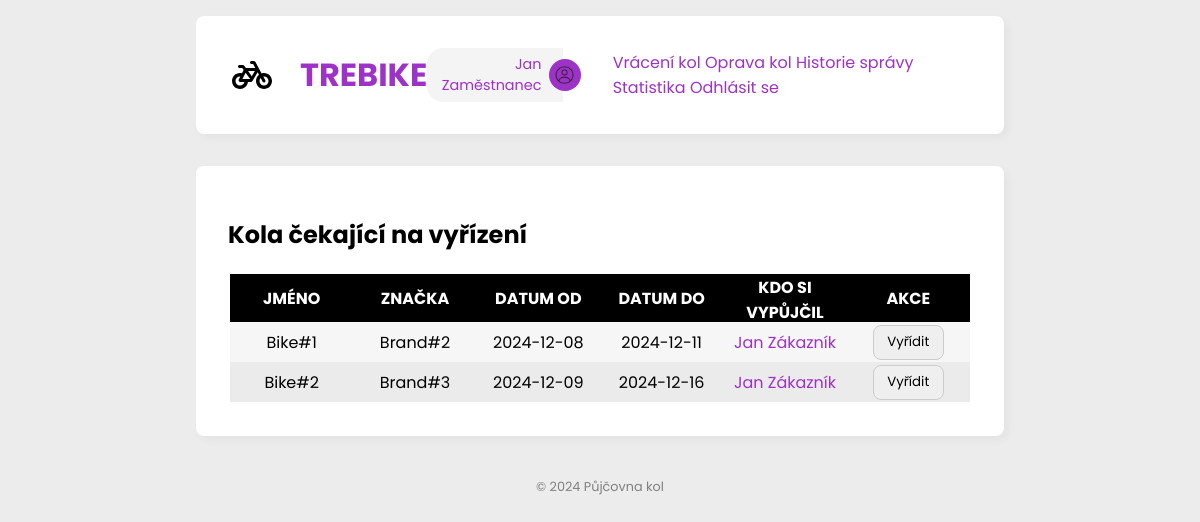
Before: /list_manage_bike (signed in) with the older database file.
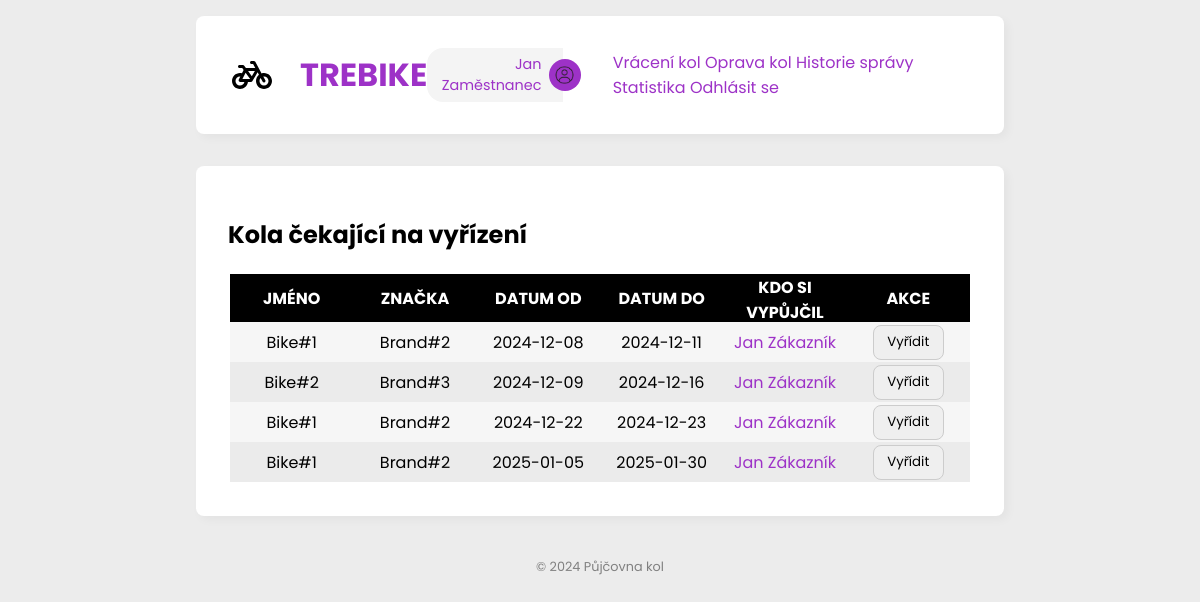
After: the same page with the newer database file.
### tables this page shows
CREATE TABLE bike_events (
    id INTEGER PRIMARY KEY AUTOINCREMENT,
    user_id INTEGER NOT NULL,
    bike_id INTEGER NOT NULL,
    type INTEGER NOT NULL,
    date_from DATETIME NOT NULL,
    date_to DATETIME NOT NULL,
    total_price INTEGER NOT NULL,
    payment_method INTEGER NOT NULL, -- Platba na místě: 1 | Platba kartou online: 2
    status INTEGER,
    description VARCHAR,
    FOREIGN KEY (user_id) REFERENCES users(id),
    FOREIGN KEY (bike_id) REFERENCES bikes(id)
);

CREATE TABLE bikes (
    id INTEGER PRIMARY KEY AUTOINCREMENT,
    name VARCHAR NOT NULL,
    brand_id INTEGER NOT NULL,
    type INTEGER NOT NULL,
    price_per_day DOUBLE NOT NULL,
    img VARCHAR NOT NULL,
    FOREIGN KEY (brand_id) REFERENCES brands(id)
);

CREATE TABLE brands (
    id INTEGER PRIMARY KEY AUTOINCREMENT,
    name VARCHAR NOT NULL,
    motto VARCHAR NOT NULL,
    established DATE NOT NULL
);

### views/bike_management/list_manage_bike.py (the view)
@list_manage_bike.route('/list_manage_bike', methods=["GET", "POST"])
@auth.login_required
@auth.employees_only
def page():
    bikes = BikeEventService.getByType(1)
    return render_template("list_manage_bike.jinja", bikes=bikes)

### app.py (called while the page is built)
@app.before_request
def before_request():
    BikeEventService.check_rents()

### auth.py (called while the page is built)
def login_required(func):
    @wraps(func)
    def decorated_function(*args, **kwargs):
        print(session)
        if "authenticated" not in session:
            flash("🚫 Musíte být přihlášen pro přístup na tuto stránku.", "error")
            return redirect(url_for("login.page"))
        return func(*args, **kwargs)
    return decorated_function

def employees_only(func):
    @wraps(func)
    def decorated_function(*args, **kwargs):
        if session['role'] != 1:
            flash('🚫 Nemáte oprávnění pro tuto akci (nejste zaměstnanec).', 'error')
            return redirect(url_for('view_dashboard_page'))
        return func(*args, **kwargs)
    return decorated_function

### database/database.py (called while the page is built)
def get_db():
    if 'db' not in g:
        project_root = os.path.dirname(os.path.realpath(__file__))
        database_path = os.path.join(project_root, '..', current_app.config['DATABASE'])
        g.db = sqlite3.connect(
            database_path,
            detect_types=sqlite3.PARSE_DECLTYPES
        )
        g.db.row_factory = sqlite3.Row
        g.db.set_trace_callback(print)
    return g.db

### templates/list_manage_bike.jinja
{% extends '__main.jinja' %}
{% block content %}
    <div class="main">
        <div class="box dashboard">
            {% if bikes %}
            <h2>Kola čekající na vyřízení</h2>
            <table class="table">
            <tr class="table-header">
                <td class="header__item">Jméno</td>
                <td class="header__item">Značka</td>
                <td class="header__item">Datum od</td>
                <td class="header__item">Datum do</td>
                <td class="header__item">Kdo si vypůjčil</td>
                <td class="header__item">Akce</td>
            </tr>
            {% for bike in bikes %}
            <tr class="table-row">
                <td class="table-data">{{ bike.bike_name }}</td>
                <td class="table-data">{{ bike.brand_name }}</td>
                <td class="table-data">{{ bike.date_from }}</td>
                <td class="table-data">{{ bike.date_to }}</td>
                <td class="table-data"><a href="{{ url_for('view_profile_page', user_id=bike.user_id) }}">{{ bike.user_name }}</a></td>
                <td class="table-data"><a href="{{ url_for('manage_bike.page', bike_id=bike.id) }}"><button class="table-button">Vyřídit</button></a></td>
            </tr>
            {% endfor %}
                {% else %}
                <p>Žádná kola nečekají na vrácení.</p>
            {% endif %}
        </table>
        </div>
    </div>
{% endblock%}

Changed rows visible on the page:
added bike_events: bike_name "Bike#1", brand_name "Brand#2", date_from "2024-12-22", date_to "2024-12-23", user_name "Jan Zákazník"
added bike_events: bike_name "Bike#1", brand_name "Brand#2", date_from "2025-01-05", date_to "2025-01-30", user_name "Jan Zákazník"
